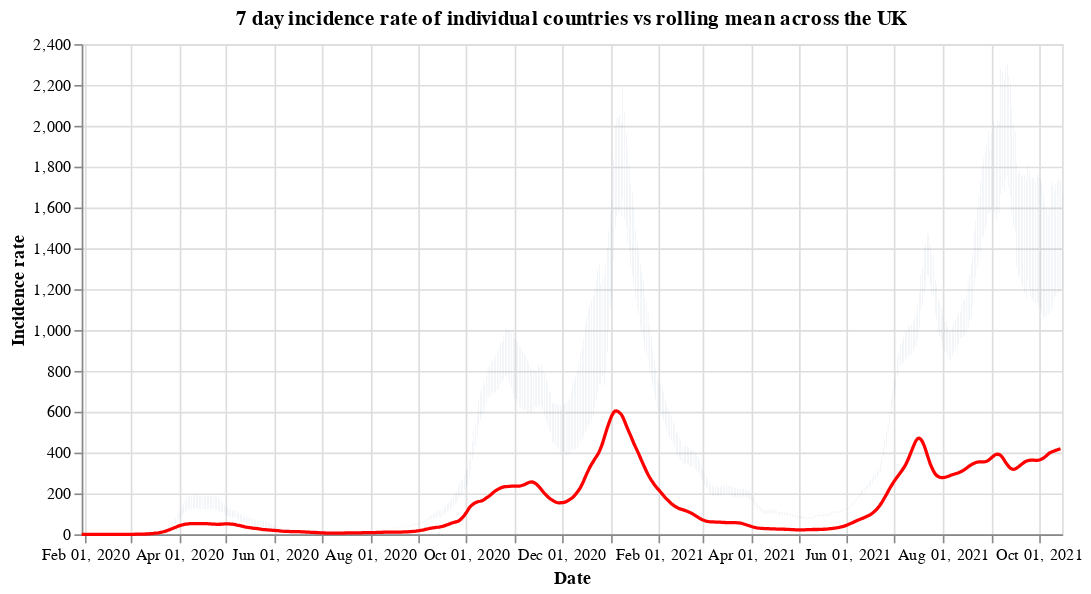

Here is the notebook cell this chart was saved with:
### Code cell
#collapse
countries = uk_cases['areaName'].unique()
countries.sort()

selection = alt.selection_single(
    name='Select',
    fields=['areaName'],
    init={'areaName': 'Wales'},
    bind={'areaName': alt.binding_select(options=countries)}
)

# scatter plot, modify opacity based on selection
bars = alt.Chart(uk_cases).mark_bar().add_selection(
    selection
).encode(
    x=alt.X("yearmonthdate(date):T", axis=alt.Axis(title='Date')),
    y=alt.Y("weeklyCasesRate:Q", axis=alt.Axis(title='Incidence rate')),
    tooltip='weeklyCasesRate:Q',
    opacity=alt.condition(selection, alt.value(1), alt.value(0))
).properties(title=f'7 day incidence rate of individual countries vs rolling mean across the UK', width=600)

line = alt.Chart(overview_cases).mark_line(
    color='red',
    size=2,
).transform_window(
    rolling_mean='mean(weeklyCasesRate)',
    frame=[0, 7]
).encode(
    x='yearmonthdate(date):T',
    y='rolling_mean:Q'
)

alt.layer(bars, line)

### Figure 1 — Vega-Lite specification as saved in the notebook (floating-point values rounded to 4 significant figures; data arrays with more than 128 entries replaced by an {"elided": "..."} marker saying what was removed)
{"config": {"view": {"continuousWidth": 400, "continuousHeight": 300}}, "layer": [{"data": {"name": "data-00c08fc5ce20715fcdf2f40cc20fe766"}, "mark": "bar", "encoding": {"opacity": {"condition": {"value": 1, "selection": "Select"}, "value": 0}, "tooltip": {"type": "quantitative", "field": "weeklyCasesRate"}, "x": {"type": "temporal", "axis": {"title": "Date"}, "field": "date", "timeUnit": "yearmonthdate"}, "y": {"type": "quantitative", "axis": {"title": "Incidence rate"}, "field": "weeklyCasesRate"}}, "selection": {"Select": {"type": "single", "fields": ["areaName"], "init": {"areaName": "Wales"}, "bind": {"areaName": {"input": "select", "options": ["England", "Northern Ireland", "Scotland", "Wales"]}}}}, "title": "7 day incidence rate of individual countries vs rolling mean across the UK", "width": 600}, {"data": {"name": "data-449160a191ba582c8b7e9340b47973bd"}, "mark": {"type": "line", "color": "red", "size": 2}, "encoding": {"x": {"type": "temporal", "field": "date", "timeUnit": "yearmonthdate"}, "y": {"type": "quantitative", "field": "rolling_mean"}}, "transform": [{"window": [{"op": "mean", "field": "weeklyCasesRate", "as": "rolling_mean"}], "frame": [0, 7]}]}], "$schema": "https://vega.github.io/schema/vega-lite/v4.8.1.json", "datasets": {"data-00c08fc5ce20715fcdf2f40cc20fe766": {"elided": "2408 records"}, "data-449160a191ba582c8b7e9340b47973bd": {"elided": "625 records"}}}
